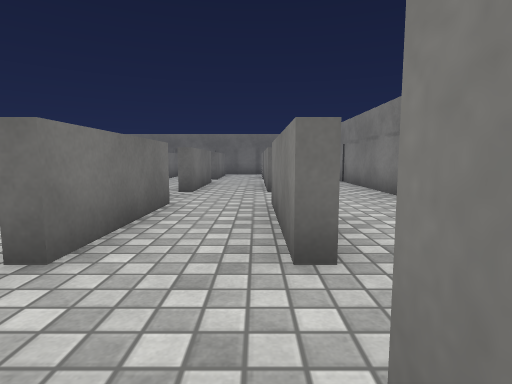
View 1 (above)

18 first-person views from a walk through a Unity game level. The camera is 0.72 m above the floor, tilts 6° down and sees 80° across. The floor is counted in squares, 1 m on a side. Each view is taken from the middle of a square. On the plan, view 1 faces up. The plan holds only what a view shows up to about 10 squares ahead; the rest is blank. Surface patterns are stand-ins for the level's own textures.

View 2
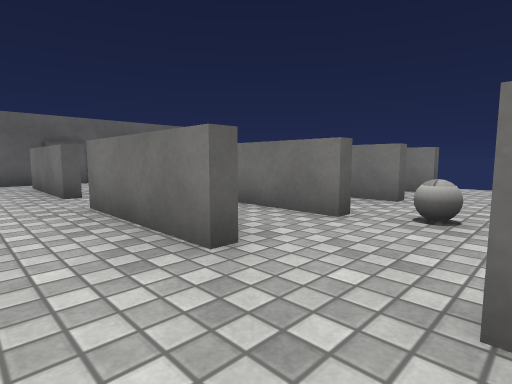

View 3
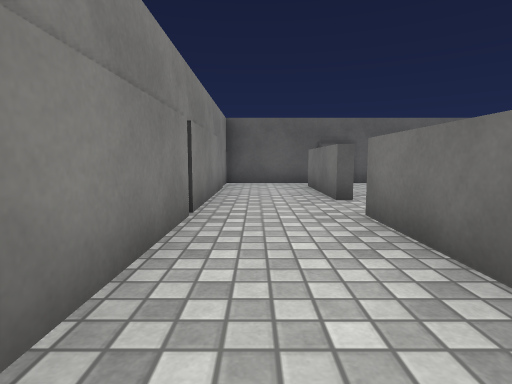

View 4
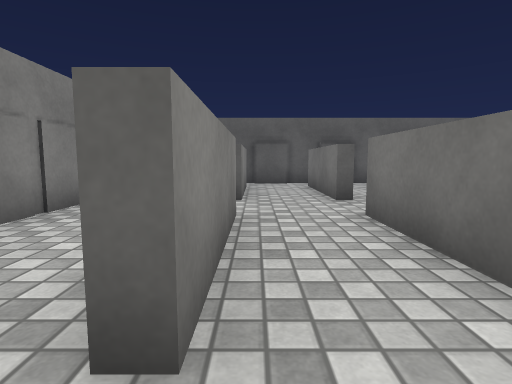

View 5
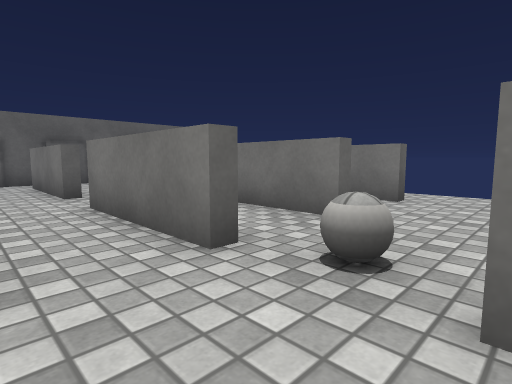

View 6
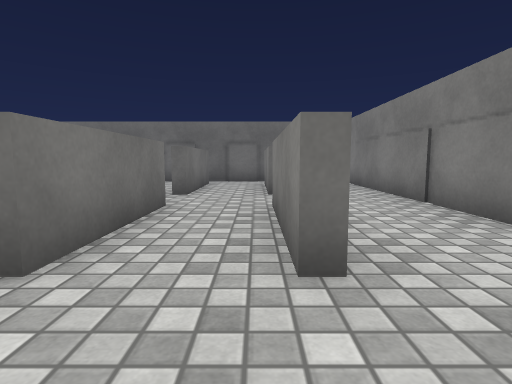

View 7
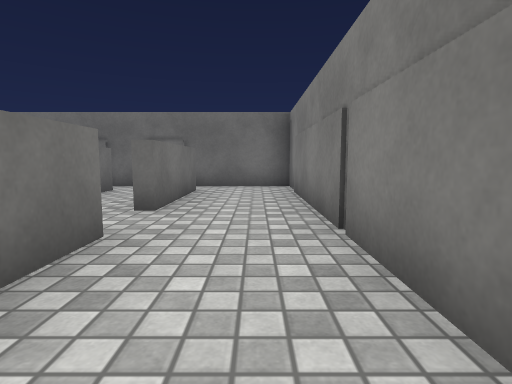

View 8
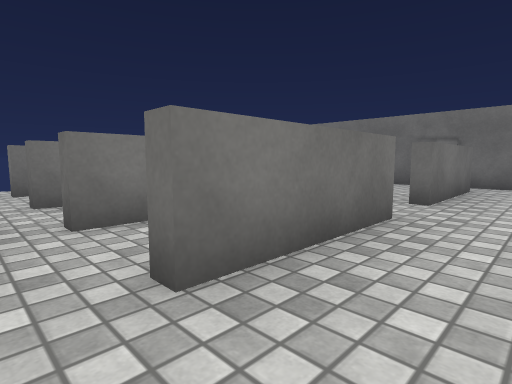

View 9
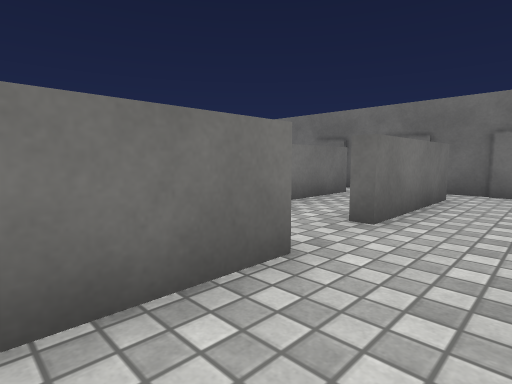

View 10
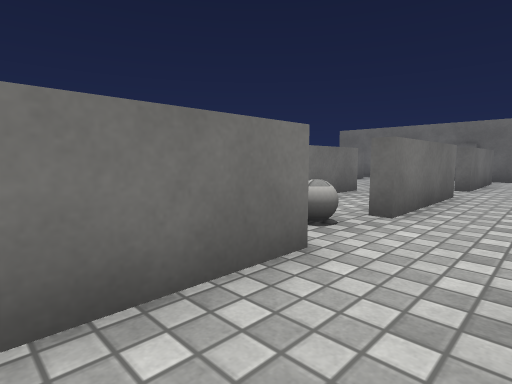

View 11
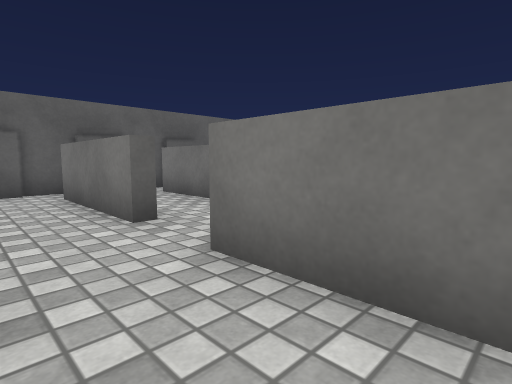

View 12
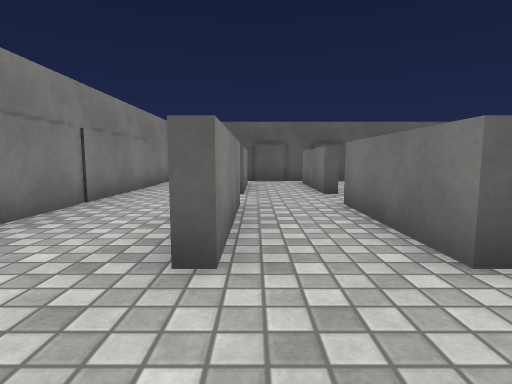

View 13
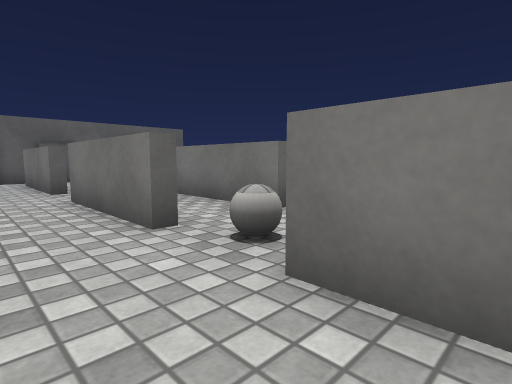

View 14
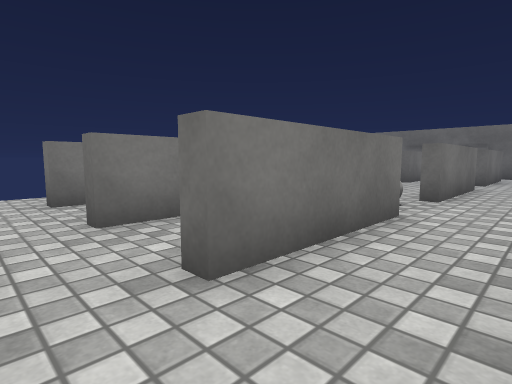

View 15
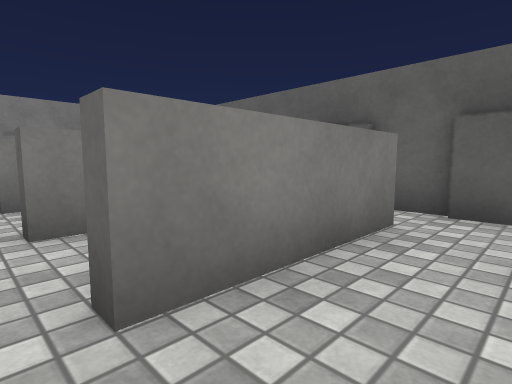

View 16
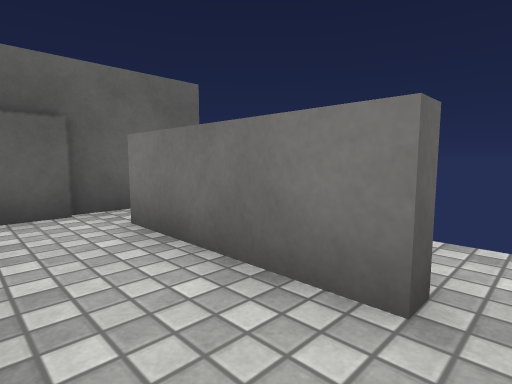

View 17
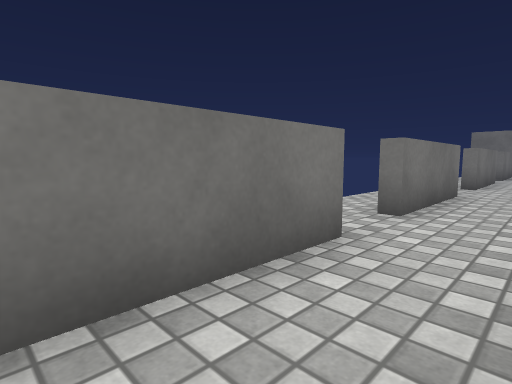

View 18
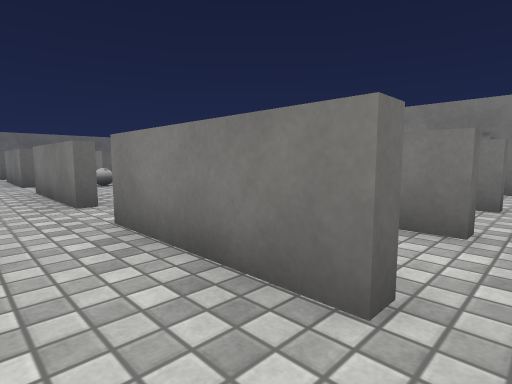

### Floor plan
Key: @ floor where view 1 was taken; # wall or solid block; x gap in a wall; . floor; B ball; L block; O other object.
Columns run from 6 left of view 1 to 3 right of it. Each row starts with its distance up from view 1.
 17  LLOOLL
 16  L#O##L###
 15     .....#
 14    #.#.#.#
 13    #.#.#.#
 12   .#.#.#.#
 11  ........#
 10  #####x#.#
  9     ##.#.#
  8     ##.#.#
  7 ######.#.#
  6 ....B....#
  5 ######.#.#
  4     ##.#.#
  3     ##.#.#
  2 ######x#.#
  1 .........#
  0 .#.#.#@#.#
 -1  #.#.#.#.#
 -2  #.#.#.#.#
 -3 .........#
 -4 #L##L#L###
 -5  LLLLLL

Where each view was taken, in squares from view 1:
view 1: 0 up, 0 right, facing up
view 2: 7 up, 2 right, facing down-left
view 3: 6 up, 2 right, facing down
view 4: 6 up, 0 right, facing down
view 5: 7 up, 0 right, facing down-left
view 6: 5 up, 0 right, facing up
view 7: 7 up, 2 right, facing up
view 8: 6 up, 2 right, facing up-left
view 9: 8 up, 0 right, facing up-left
view 10: 3 up, 0 right, facing up-left
view 11: 4 up, 0 right, facing down-left
view 12: 7 up, 0 right, facing down
view 13: 8 up, 0 right, facing down-left
view 14: 1 up, 0 right, facing up-left
view 15: 1 up, 5 left, facing down-right
view 16: 1 up, 4 left, facing down-left
view 17: 2 down, 4 left, facing up-left
view 18: 3 down, 5 left, facing up-right
